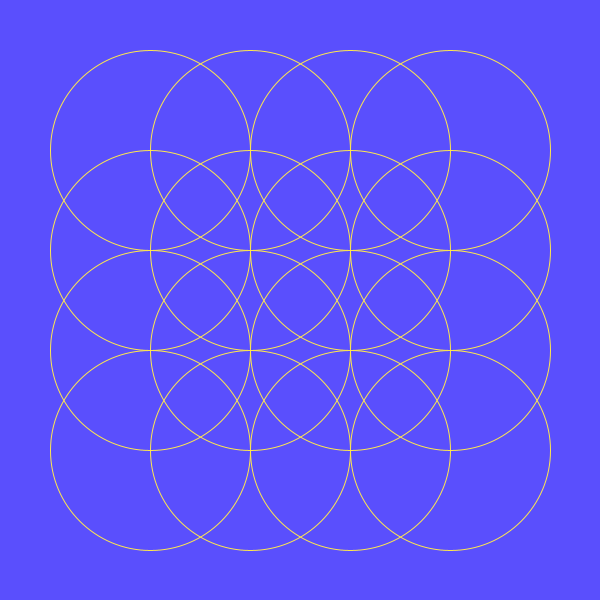
Frame 1 (no input)
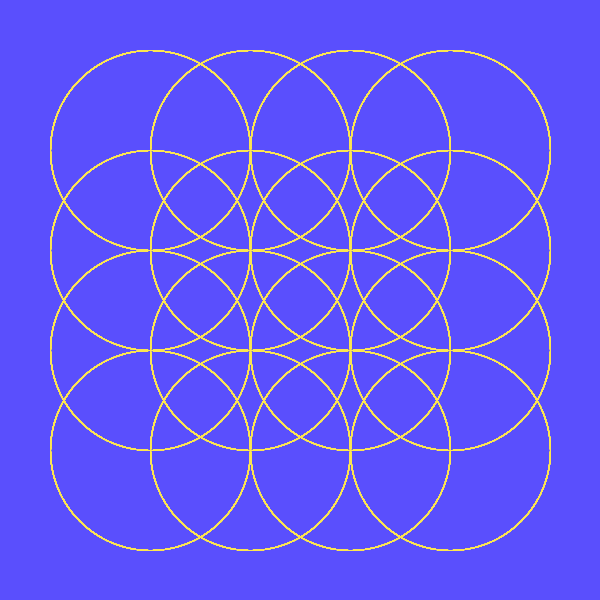
Frame 60 (the mouse pressed at the canvas centre just before this capture)
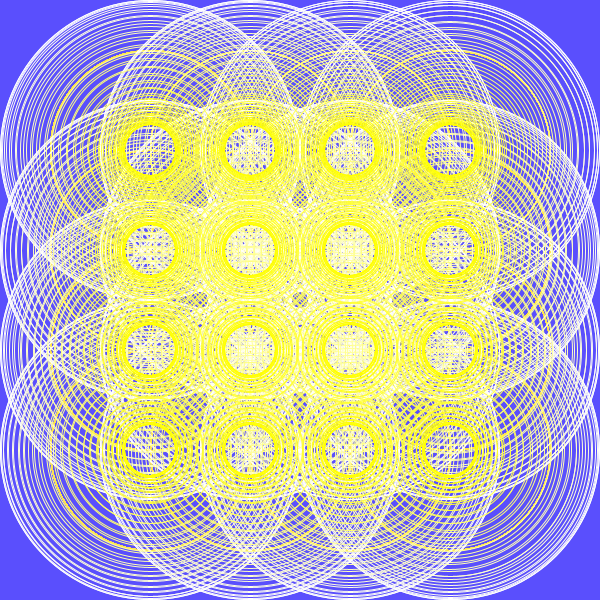
Frame 120 (the mouse held since frame 60 and released just before this capture)

The Processing sketch that drew these frames (run headless with seeded random() and noise(); from frame 60 on, the mouse is pressed at the canvas centre):

// Processing sketch: processing_156620
// ── processing_156620.pde



int diameter=200;//diameter
float a=50;
float b=300;
void setup(){
  
size(600,600);
background(90,79,253);

}

void draw () {
 for(int y=150; y<550;y= y+ diameter/2){
   for(int x=150; x<550;x= x+ diameter/2){
       if (mousePressed == true) {
         
           float sinOfTime = sin( millis() * 0.007 );
          float sinMappedX = map( sinOfTime, -1.0, 1.0, a, b);
           float sinMappedY = map( sinOfTime, -1.0, 1.0, a, b);
           float sinMappedC =map(sinOfTime,-1.0,1.0,0,255);
           stroke(mouseX,mouseY,sinMappedC);
     ellipse(x,y,sinMappedX,sinMappedY);
       }else {
     
  
     noFill();
  smooth();
  stroke(253,230,79);
   ellipse(x,y,diameter,diameter);
       }

}
}
}
